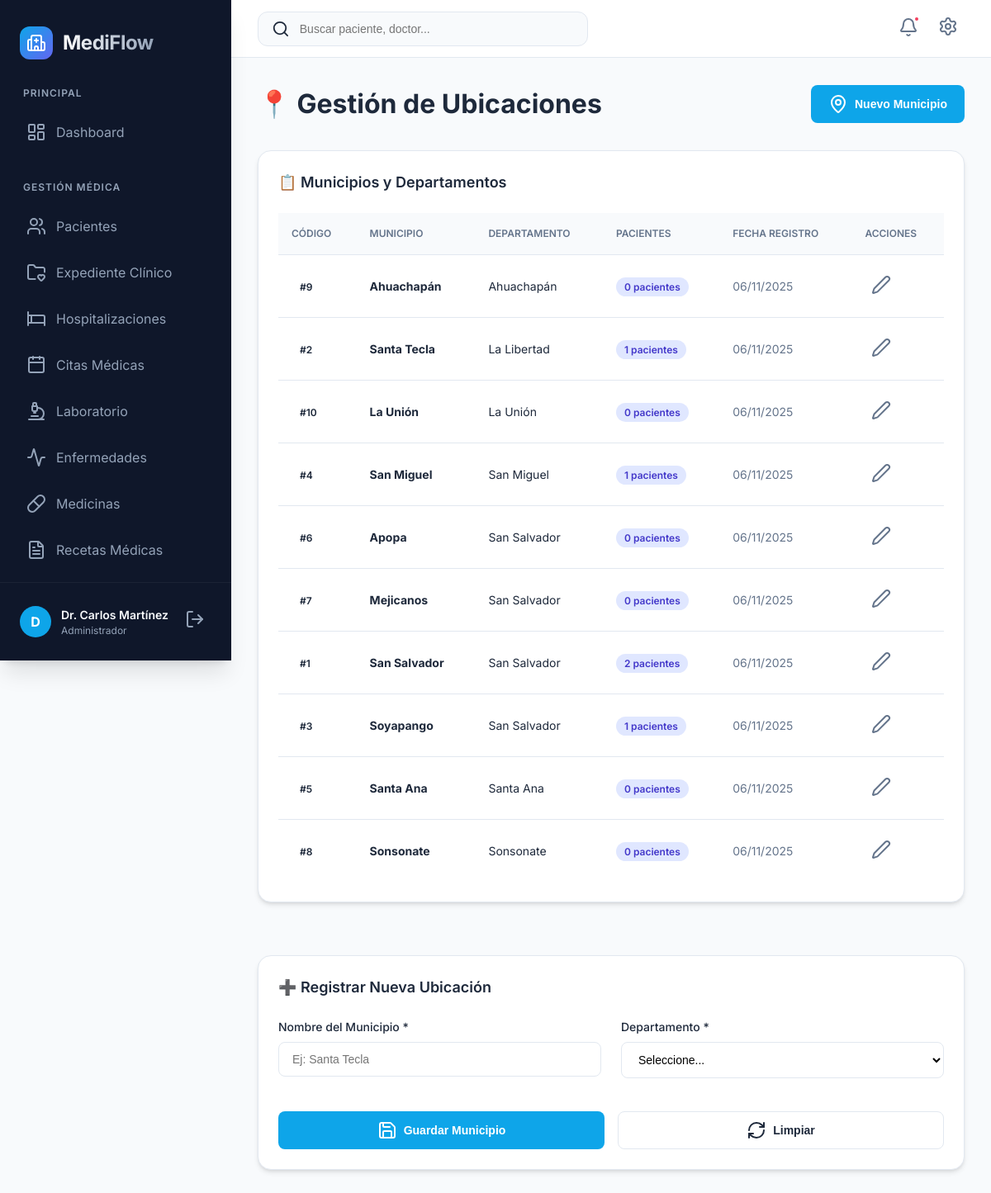
Page /municipios.php (signed in) on the committed database.
### tables this page shows
CREATE TABLE `municipio` (
  `codigomunicipio` int(11) NOT NULL AUTO_INCREMENT,
  `nombremunicipio` varchar(100) NOT NULL,
  `departamento` varchar(100) NOT NULL,
  `created_at` timestamp NOT NULL DEFAULT current_timestamp(),
  PRIMARY KEY (`codigomunicipio`)
);

### municipios.php (the view, shortened to what this page needs)
<?php
require_once("includes/db.php");
$municipiosQuery = $conn->query("
    SELECT
        m.*,
        COUNT(DISTINCT p.codigopaciente) as total_pacientes
    FROM municipio m
    LEFT JOIN paciente p ON m.codigomunicipio = p.codigomunicipio
    GROUP BY m.codigomunicipio
    ORDER BY m.departamento, m.nombremunicipio
");
$municipiosList = [];
while($row = $municipiosQuery->fetch_assoc()) $municipiosList[] = $row;
?>
<?php
require_once("includes/header.php");
require_once("includes/sidebar.php");
?>
<div class="card-header" style="margin-bottom: 2rem;">
    <h1 style="margin: 0;">📍 Gestión de Ubicaciones</h1>
    <button class="btn btn-primary" onclick="document.getElementById('formMunicipio').scrollIntoView({behavior: 'smooth'})">
        <i data-lucide="map-pin"></i> Nuevo Municipio
    </button>
</div>
<div style="display: grid; grid-template-columns: 1fr; gap: 2rem;">
    <div class="card">
        <div class="card-header">
            <h2 class="card-title">📋 Municipios y Departamentos</h2>
        </div>
        <div class="table-container">
            <table>
                <thead>
                    <tr>
                        <th>Código</th>
                        <th>Municipio</th>
                        <th>Departamento</th>
                        <th>Pacientes</th>
                        <th>Fecha Registro</th>
                        <th>Acciones</th>
                    </tr>
                </thead>
                <tbody>
                    <?php if ($municipiosList): foreach($municipiosList as $m): ?>
                            <tr>
                                <td><span class="badge badge-outline">#<?= htmlspecialchars($m['codigomunicipio']) ?></span></td>
                                <td><strong><?= htmlspecialchars($m['nombremunicipio']) ?></strong></td>
                                <td><?= htmlspecialchars($m['departamento']) ?></td>
                                <td>
                                    <span class="badge badge-info"><?= $m['total_pacientes'] ?> pacientes</span>
                                </td>
                                <td style="font-size: 0.875rem; color: var(--text-muted);">
                                    <?= date('d/m/Y', strtotime($m['created_at'])) ?>
                                </td>
                                <td>
                                    <button class="icon-btn" onclick="abrirEditar(<?= htmlspecialchars(json_encode($m)) ?>)" title="Editar">
                                        <i data-lucide="edit-2"></i>
                                    </button>
                                </td>
                            </tr>
                        <?php endforeach; endif; ?>
                </tbody>
            </table>
        </div>
    </div>
    <div class="card" id="formMunicipio">
        <div class="card-header">
            <h2 class="card-title">➕ Registrar Nueva Ubicación</h2>
        </div>
        <form method="post">
            <div style="display: grid; grid-template-columns: 1fr 1fr; gap: 1.5rem;">
                <div class="form-group">
                    <label class="form-label">Nombre del Municipio *</label>
                    <input type="text" name="nombremunicipio" class="form-control" placeholder="Ej: Santa Tecla" required>
                </div>
                <div class="form-group">
                    <label class="form-label">Departamento *</label>
                    <select name="departamento" class="form-control" required>
                        <option value="">Seleccione...</option>
                    </select>
                </div>
            </div>
            <div style="display: flex; gap: 1rem; margin-top: 1rem;">
                <button type="submit" class="btn btn-primary" style="flex: 1;">
                    <i data-lucide="save"></i> Guardar Municipio
                </button>
                <button type="reset" class="btn btn-outline" style="flex: 1;">
                    <i data-lucide="refresh-cw"></i> Limpiar
                </button>
            </div>
        </form>
    </div>
</div>
<?php require_once("includes/footer.php"); ?>

### css/style.css (style rules this page uses)
:root { --primary: #0ea5e9; --primary-hover: #0284c7; --secondary: #6366f1; --accent: #f43f5e; --success: #10b981; --warning: #f59e0b; --error: #ef4444; --info: #3b82f6; --bg-main: #f8fafc; --bg-surface: #ffffff; --bg-sidebar: #0f172a; --text-main: #1e293b; --text-muted: #64748b; --text-light: #94a3b8; --text-on-dark: #f8fafc; --border: #e2e8f0; --shadow-sm: 0 1px 2px 0 rgb(0 0 0 / 0.05); --shadow: 0 4px 6px -1px rgb(0 0 0 / 0.1), 0 2px 4px -2px rgb(0 0 0 / 0.1); --shadow-md: 0 10px 15px -3px rgb(0 0 0 / 0.1), 0 4px 6px -4px rgb(0 0 0 / 0.1); --shadow-lg: 0 20px 25px -5px rgb(0 0 0 / 0.1), 0 8px 10px -6px rgb(0 0 0 / 0.1); --radius-sm: 0.375rem; --radius: 0.5rem; --radius-md: 0.75rem; --radius-lg: 1rem; --radius-xl: 1.5rem; --sidebar-width: 280px; --header-height: 70px; }
* { margin: 0; padding: 0; box-sizing: border-box; }
body { font-family: 'Inter', sans-serif; background-color: var(--bg-main); color: var(--text-main); line-height: 1.5; -webkit-font-smoothing: antialiased; }
.icon-btn { background: none; border: none; padding: 0.5rem; border-radius: var(--radius); color: var(--text-muted); cursor: pointer; position: relative; }
.card { background-color: var(--bg-surface); border-radius: var(--radius-lg); box-shadow: var(--shadow); padding: 1.5rem; margin-bottom: 2rem; border: 1px solid var(--border); }
.card-header { display: flex; align-items: center; justify-content: space-between; margin-bottom: 1.5rem; }
.card-title { font-size: 1.125rem; font-weight: 600; }
.table-container { width: 100%; overflow-x: auto; }
table { width: 100%; border-collapse: collapse; }
th { text-align: left; padding: 1rem; font-size: 0.75rem; font-weight: 600; text-transform: uppercase; color: var(--text-muted); border-bottom: 1px solid var(--border); background-color: #f8fafc; }
td { padding: 1rem; font-size: 0.875rem; border-bottom: 1px solid var(--border); }
tr:last-child td { border-bottom: none; }
.badge { padding: 0.25rem 0.625rem; border-radius: 9999px; font-size: 0.75rem; font-weight: 600; }
.badge-info { background: #e0e7ff; color: #4338ca; }
.btn { display: inline-flex; align-items: center; justify-content: center; gap: 0.5rem; padding: 0.625rem 1.25rem; border-radius: var(--radius); font-size: 0.875rem; font-weight: 600; cursor: pointer; transition: all 0.2s ease; border: 1px solid transparent; }
.btn-primary { background-color: var(--primary); color: white; }
.btn-outline { background-color: transparent; border-color: var(--border); color: var(--text-main); }
.form-group { margin-bottom: 1.5rem; }
.form-label { display: block; font-size: 0.875rem; font-weight: 500; margin-bottom: 0.5rem; }
.form-control { width: 100%; padding: 0.75rem 1rem; border: 1px solid var(--border); border-radius: var(--radius); font-size: 0.875rem; transition: all 0.2s ease; background-color: var(--bg-surface); }

### rows in the picture
municipio: codigomunicipio "9", nombremunicipio "Ahuachapán", departamento "Ahuachapán", total_pacientes "0", created_at "06/11/2025"
municipio: codigomunicipio "2", nombremunicipio "Santa Tecla", departamento "La Libertad", total_pacientes "1", created_at "06/11/2025"
municipio: codigomunicipio "10", nombremunicipio "La Unión", departamento "La Unión", total_pacientes "0", created_at "06/11/2025"
municipio: codigomunicipio "4", nombremunicipio "San Miguel", departamento "San Miguel", total_pacientes "1", created_at "06/11/2025"
municipio: codigomunicipio "6", nombremunicipio "Apopa", departamento "San Salvador", total_pacientes "0", created_at "06/11/2025"
municipio: codigomunicipio "7", nombremunicipio "Mejicanos", departamento "San Salvador", total_pacientes "0", created_at "06/11/2025"
municipio: codigomunicipio "1", nombremunicipio "San Salvador", departamento "San Salvador", total_pacientes "2", created_at "06/11/2025"
municipio: codigomunicipio "3", nombremunicipio "Soyapango", departamento "San Salvador", total_pacientes "1", created_at "06/11/2025"
municipio: codigomunicipio "5", nombremunicipio "Santa Ana", departamento "Santa Ana", total_pacientes "0", created_at "06/11/2025"
municipio: codigomunicipio "8", nombremunicipio "Sonsonate", departamento "Sonsonate", total_pacientes "0", created_at "06/11/2025"

### other values in the picture
substr($nombreEmpleado, 0, 1) "D"
$nombreEmpleado "Dr. Carlos Martínez"
getRolNameHeader($rol) "Administrador"
